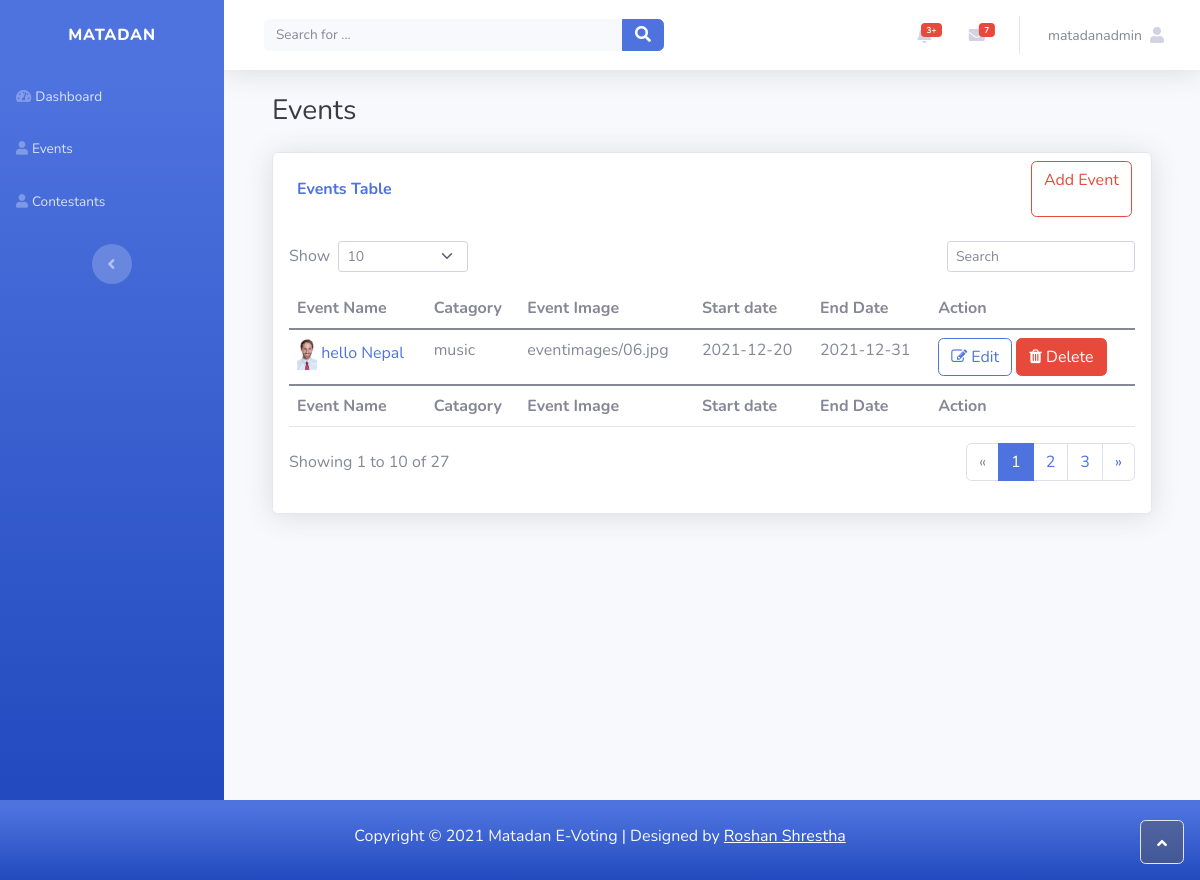
/event (signed in), run on an earlier commit of the app's database.
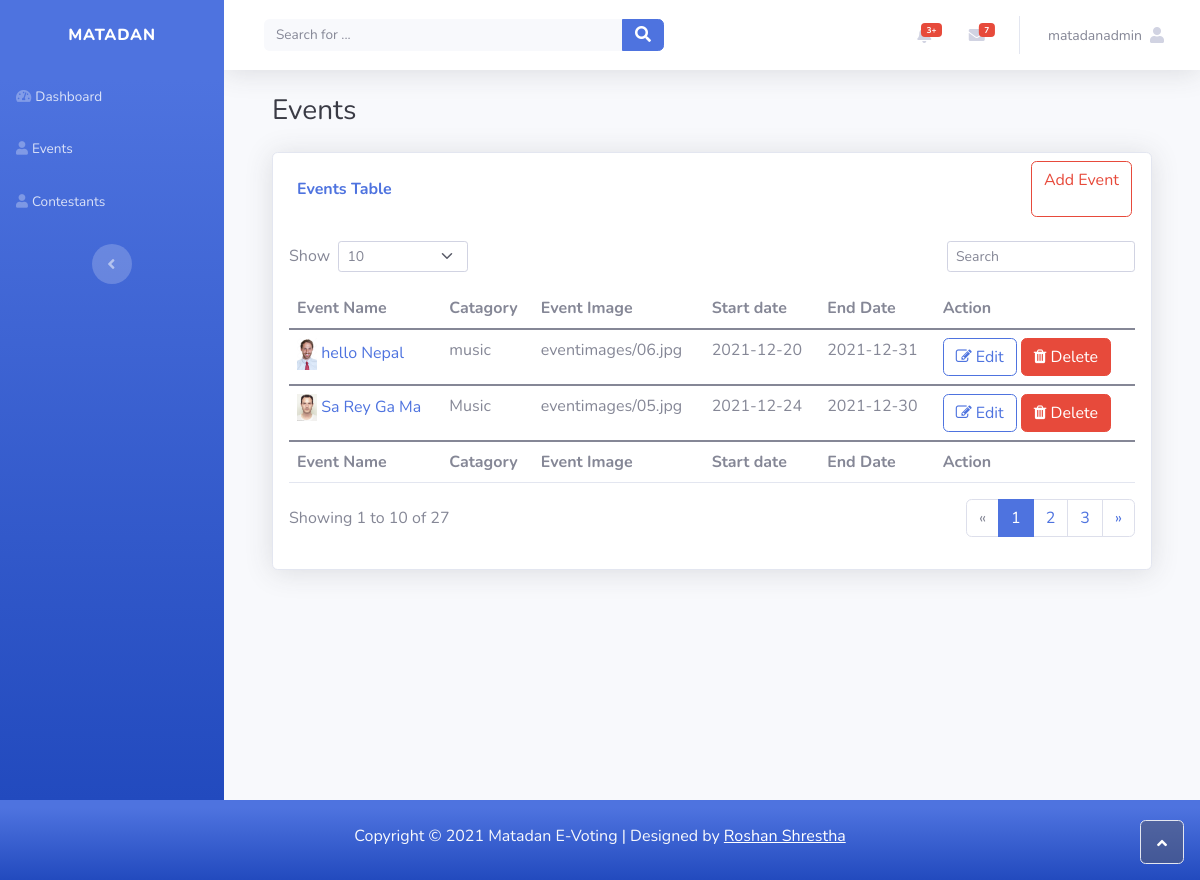
And on a later commit of the database.
### myapp/models.py (models this page shows, shortened)
class Event(models.Model):
    event_name=models.CharField(max_length=30)
    event_catagory=models.CharField(max_length=30)
    event_image=models.ImageField(blank=True, null=True, upload_to="eventimages/")
    event_startdate=models.CharField(max_length=30)
    event_enddate=models.CharField(max_length=30)

### myapp/views.py (the view)
# urls.py: path('event',views.event, name="event"),
def event(request):
    if request.user.is_authenticated and request.user.is_superuser:
        pass
    else:
        messages.warning(request, "You are not Authorized to access this page!!")
        return redirect("/")
    event=Event.objects.all()
    context={
        'events':event
    }
    return render(request, 'dashboard/event.html',context)

### templates/dashboard/event.html (shortened to what the changed rows need)
{% extends 'dashboard/main.html' %}
{% block body %}
<div class="container mb-5">
    <div class="container-fluid">
        <div class="card shadow">
            <div class="card-body">
                <div class="table-responsive table mt-2" id="dataTable" role="grid" aria-describedby="dataTable_info">
                    <table class="table my-0" id="dataTable">
                        <thead>
                            <tr>
                                <th>Event Name</th>
                                <th>Catagory</th>
                                <th>Event Image</th>
                                <th>Start date</th>
                                <th>End Date</th>
                                <th>Action</th>
                            </tr>
                        </thead>
                        {% for event in events %}
                        <tbody>
                            <tr>
                                <td>
                                    <img src="{{event.event_image.url}}" width="20">
                                    <a href="" class="text-decoration-none">
                                        {{event.event_name}}</a>
                                </td>
                                <td>{{event.event_catagory}}</td>
                                <td>{{event.event_image}}</td>
                                <td>{{event.event_startdate}}</td>
                                <td>{{event.event_enddate}}</td>
                                <td>
                                    <a href="{% url 'editevent' event.id %}" class="btn btn-outline-primary"><i class="fa fa-edit"></i>  Edit</a>
                                    <a type="button"  href="{% url 'deleteevent' event.id %}" class="btn btn-danger"><i class="fa fa-trash" ></i>  Delete</a>
                                </td>
                            </tr>
                        </tbody>
                        {% endfor %}
                    </table>
                </div>
            </div>
        </div>
    </div>
</div>
</div>
{% endblock body %}

What changed in the data, as far as the page shows it:
added Event: event_image (picture), event_name "Sa Rey Ga Ma", event_catagory "Music", event_image "eventimages/05.jpg", event_startdate "2021-12-24", event_enddate "2021-12-30"
